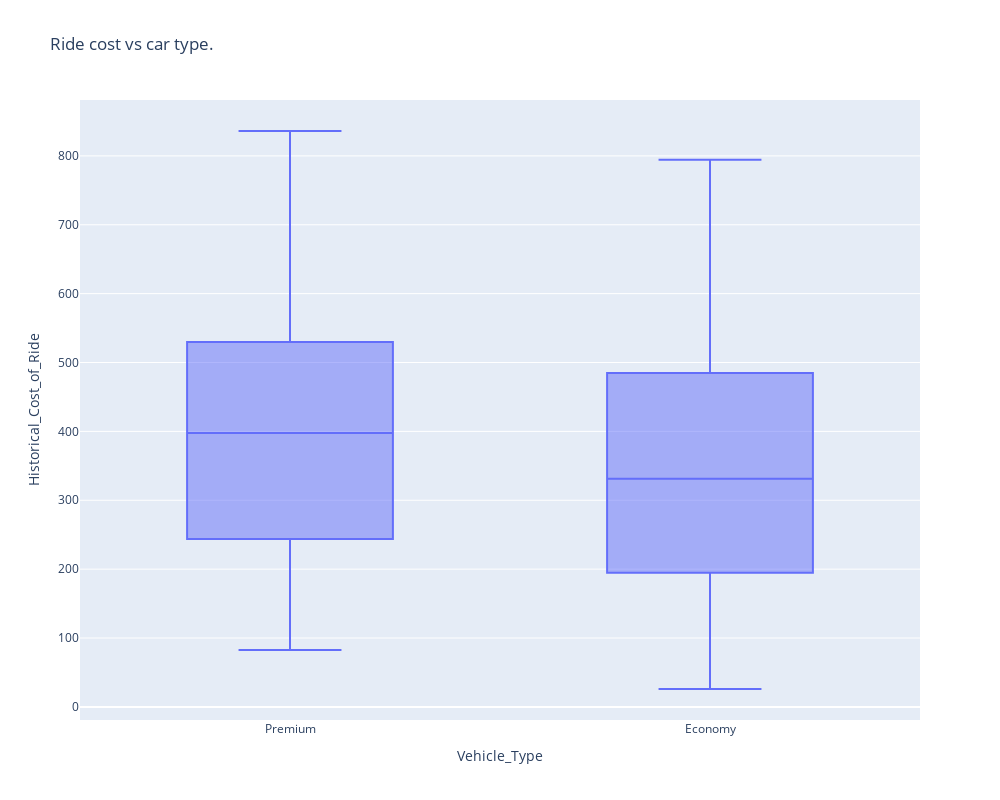

Here is the notebook cell this chart was saved with:
### Code cell
fig=px.box(data,x="Vehicle_Type",y="Historical_Cost_of_Ride",title="Ride cost vs car type.")
fig.update_layout(width=1000,height=800)

fig.write_image("Ride cost vs car type.png")

fig.show()

### Figure 1 — Plotly figure (JSON) as saved in the notebook; plotly's stock layout.template omitted (floating-point values rounded to 4 significant figures; data arrays with more than 128 entries replaced by an {"elided": "..."} marker saying what was removed)
{"data": [{"alignmentgroup": "True", "hovertemplate": "Vehicle_Type=%{x}<br>Historical_Cost_of_Ride=%{y}<extra></extra>", "legendgroup": "", "marker": {"color": "#636efa"}, "name": "", "notched": false, "offsetgroup": "", "orientation": "v", "showlegend": false, "type": "box", "x": {"elided": "1000 str values"}, "x0": " ", "xaxis": "x", "y": {"elided": "1000 float values"}, "y0": " ", "yaxis": "y"}], "layout": {"boxmode": "group", "height": 800, "legend": {"tracegroupgap": 0}, "title": {"text": "Ride cost vs car type."}, "width": 1000, "xaxis": {"anchor": "y", "domain": [0, 1], "title": {"text": "Vehicle_Type"}}, "yaxis": {"anchor": "x", "domain": [0, 1], "title": {"text": "Historical_Cost_of_Ride"}}}}
